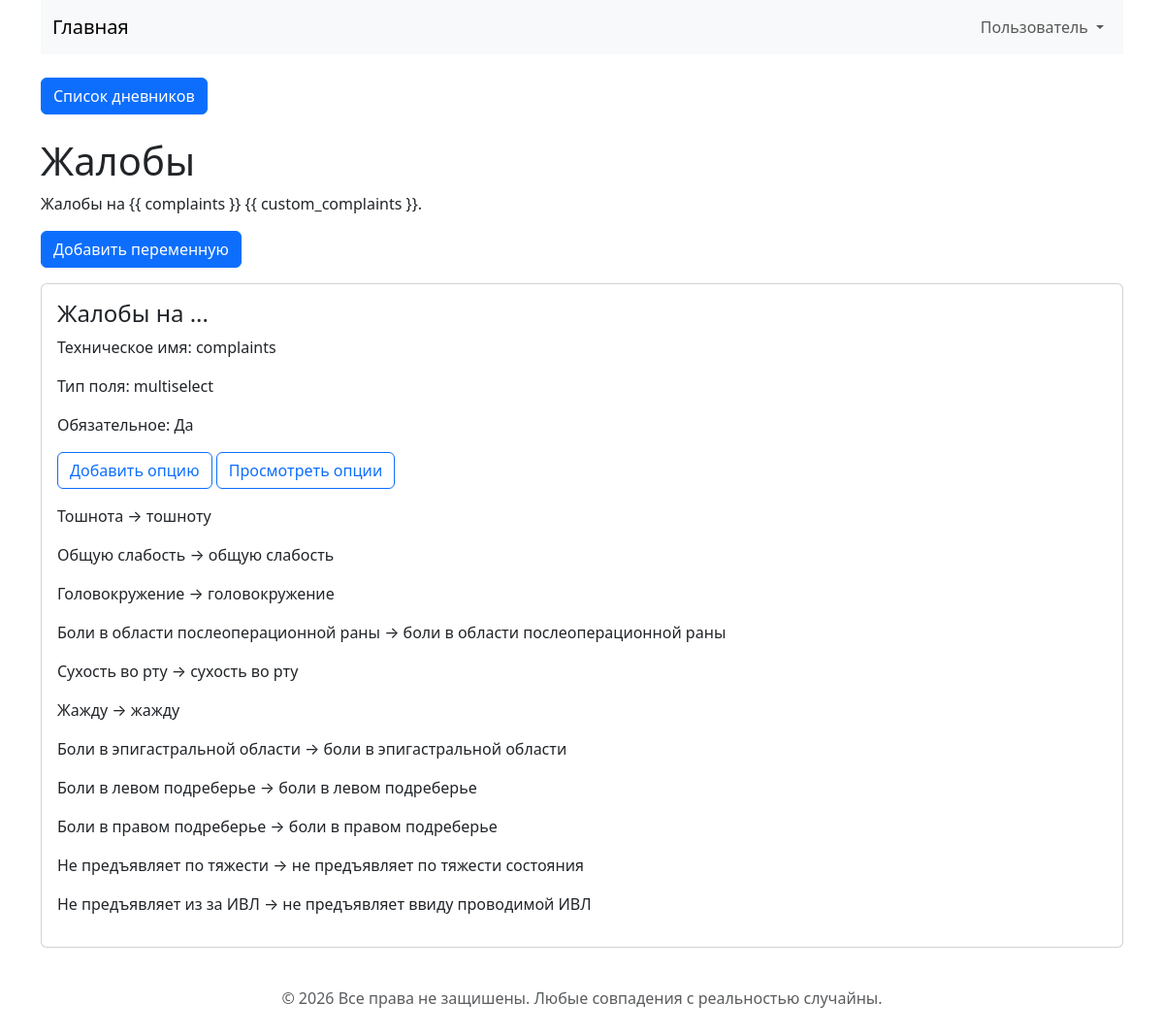
Screenshot of /categories/1 with the database file from the repository.
### app.py (models this page shows, shortened)
class Category(db.Model):
    __tablename__ = "category"
    id = db.Column(db.Integer, primary_key=True)
    name = db.Column(db.String(100), nullable=False)
    slug = db.Column(db.String(100), unique=True, nullable=False)
    order = db.Column(db.Integer, nullable=False)
    template = db.Column(db.Text, nullable=False)
    variables = db.relationship(
        "TemplateVariable", backref="category", cascade="all, delete-orphan"
    )

class TemplateVariable(db.Model):
    __tablename__ = "template_variable"
    id = db.Column(db.Integer, primary_key=True)
    category_id = db.Column(db.Integer, db.ForeignKey("category.id"), nullable=False)
    name = db.Column(db.String(100), nullable=False, unique=False)
    label = db.Column(db.String(150), nullable=False)
    field_type = db.Column(db.String(30), nullable=False)
    required = db.Column(db.Boolean, default=False, nullable=False)
    options = db.relationship(
        "VariableOption", backref="variable", cascade="all, delete-orphan"
    )
    __table_args__ = (
        db.UniqueConstraint("category_id", "name", name="unique_category_variable"),
    )

class VariableOption(db.Model):
    __tablename__ = "variable_option"
    id = db.Column(db.Integer, primary_key=True)
    variable_id = db.Column(
        db.Integer, db.ForeignKey("template_variable.id"), nullable=False
    )
    value = db.Column(db.String(255), nullable=False)
    output_value = db.Column(db.String(255), nullable=False)
    order = db.Column(db.Integer, nullable=False)

### app.py (the view)
@app.route("/categories/<int:category_id>")
def view_category(category_id):
    category = Category.query.get_or_404(category_id)
    variables = TemplateVariable.query.filter_by(category_id=category.id).all()
    return render_template("view_category.html", category=category, variables=variables)

### templates/view_category.html (shortened to what this page needs)
{% extends "base.html" %}
{% block content %}
<div class="container">
    <h1>{{ category.name }}</h1>
    <p>{{ category.template }}</p>
    <a class="btn btn-primary mb-3"
       href="{{ url_for('add_variable', category_id=category.id) }}">
        Добавить переменную
    </a>
    {% for variable in category.variables %}
        <div class="card mb-3">
            <div class="card-body">
                <h4>{{ variable.label }}</h4>
                <p>Техническое имя: {{ variable.name }}</p>
                <p>Тип поля: {{ variable.field_type }}</p>
                <p>Обязательное: {{ "Да" if variable.required else "Нет" }}</p>
                <a class="btn btn-outline-primary mb-3"
                   href="{{ url_for('add_option', variable_id=variable.id) }}">
                    Добавить опцию
                </a>
                <a class="btn btn-outline-primary mb-3"
                   href="{{ url_for('list_options', variable_id=variable.id) }}">
                    Просмотреть опции
                </a>
                {% for option in variable.options %}
                    <p>
                        {{ option.value }} → {{ option.output_value }}
                    </p>
                {% else %}
                    <p class="text-muted">Опции пока не добавлены.</p>
                {% endfor %}
            </div>
        </div>
    {% else %}
        <p class="text-muted">Переменные пока не добавлены.</p>
    {% endfor %}
</div>
{% endblock content %}

### rows the page displays
Category: name "Жалобы", template "Жалобы на {{ complaints }} {{ custom_complaints }}."
TemplateVariable: label "Жалобы на ...", name "complaints", field_type "multiselect", required "Да"
VariableOption: value "Тошнота", output_value "тошноту"
VariableOption: value "Oбщую слабость", output_value "общую слабость"
VariableOption: value "Головокружение", output_value "головокружение"
VariableOption: value "Боли в области послеоперационной раны", output_value "боли в области послеоперационной раны"
VariableOption: value "Сухость во рту", output_value "сухость во рту"
VariableOption: value "Жажду", output_value "жажду"
VariableOption: value "Боли в эпигастральной области", output_value "боли в эпигастральной области"
VariableOption: value "Боли в левом подреберье", output_value "боли в левом подреберье"
VariableOption: value "Боли в правом подреберье", output_value "боли в правом подреберье"
VariableOption: value "Не предъявляет по тяжести", output_value "не предъявляет по тяжести состояния"
VariableOption: value "Не предъявляет из за ИВЛ", output_value "не предъявляет ввиду проводимой ИВЛ"
